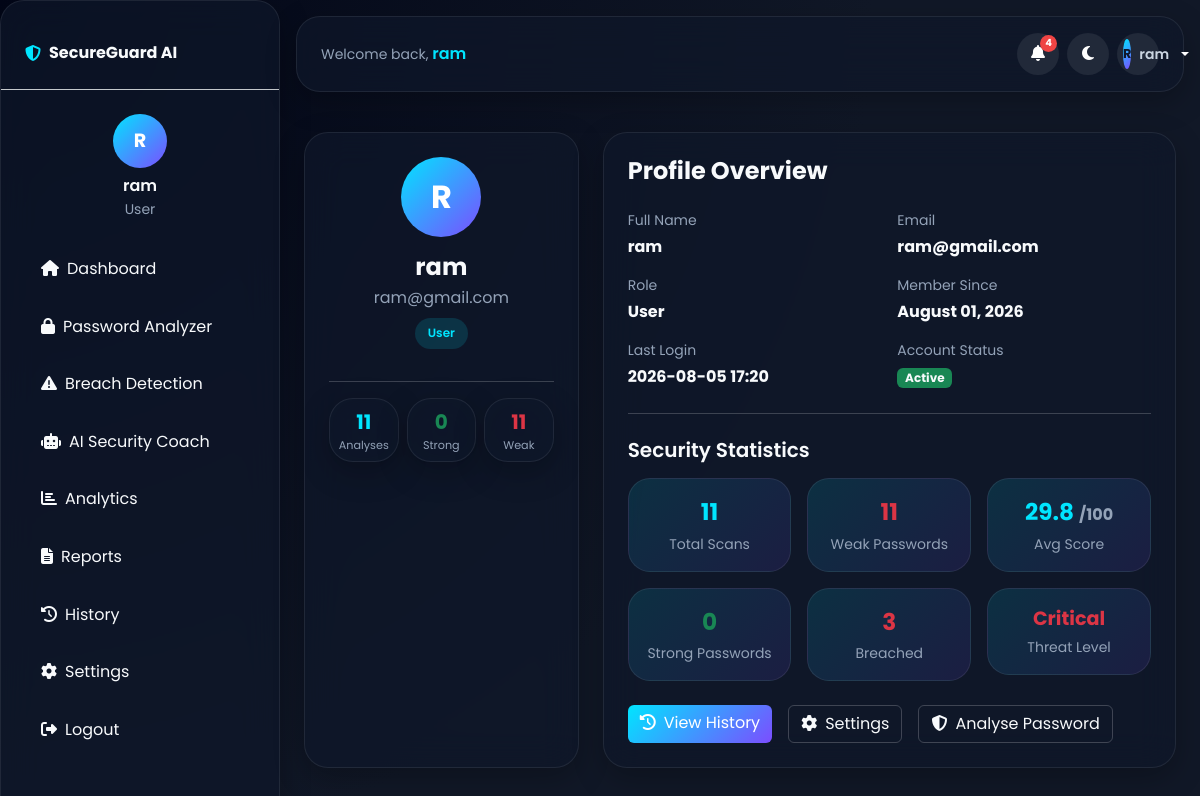
/profile (signed in), run on the app's committed database.
### models.py (models this page shows, shortened)
class User(db.Model, UserMixin):
    __tablename__ = "users"
    id = db.Column(db.Integer, primary_key=True)
    full_name = db.Column(db.String(80), nullable=False)
    email = db.Column(db.String(120), unique=True, nullable=False)
    password_hash = db.Column(db.String(255), nullable=False)
    avatar = db.Column(db.String(255), default="")
    role = db.Column(db.String(40), default="user")
    created_at = db.Column(db.DateTime, default=datetime.utcnow, nullable=False)
    last_login = db.Column(db.DateTime, default=None)
    is_active = db.Column(db.Boolean, default=True, nullable=False)
    analyses = db.relationship(
        "PasswordAnalysis", backref="user", lazy="dynamic", cascade="all, delete-orphan"
    )

### auth.py (the view)
@auth_bp.route("/profile", methods=["GET", "POST"])
@login_required
def profile():
    uid = current_user.id
    form = ProfileForm()
    form.name.data = current_user.full_name
    form.email.data = current_user.email
    form.avatar.data = current_user.avatar or "icons/cyber-shield.svg"
    stats = get_card_stats(uid)
    notif_count = get_unread_notification_count(uid)
    return render_template(
        "profile.html",
        form=form,
        stats=stats,
        notif_count=notif_count,
    )

### templates/profile.html (shortened to what this page needs)
{% extends "base.html" %}
{% block content %}
<div class="container-fluid px-4 py-4" data-aos="fade-up">
  <div class="row g-4">
    <div class="col-lg-4">
      <div class="glass-card p-4 text-center h-100">
        <div class="avatar-circle mx-auto mb-3" style="font-size:2rem;width:80px;height:80px;">
          {{ current_user.full_name[0].upper() if current_user.full_name else 'U' }}
        </div>
        <h4 class="fw-bold mb-1">{{ current_user.full_name }}</h4>
        <p class="text-muted mb-2">{{ current_user.email }}</p>
        <span class="badge-soft text-capitalize mb-3 d-inline-block">
          {{ current_user.role }}
        </span>
        <hr class="border-secondary-subtle my-3" />
        <div class="row g-2 text-center">
          <div class="col-4">
            <div class="glass-card p-2">
              <div class="fw-bold text-accent fs-5">{{ stats.total }}</div>
              <div class="text-muted" style="font-size:0.7rem;">Analyses</div>
            </div>
          </div>
          <div class="col-4">
            <div class="glass-card p-2">
              <div class="fw-bold text-success fs-5">{{ stats.strong }}</div>
              <div class="text-muted" style="font-size:0.7rem;">Strong</div>
            </div>
          </div>
          <div class="col-4">
            <div class="glass-card p-2">
              <div class="fw-bold {{ 'text-danger' if stats.weak > 0 else 'text-muted' }} fs-5">
                {{ stats.weak }}
              </div>
              <div class="text-muted" style="font-size:0.7rem;">Weak</div>
            </div>
          </div>
        </div>
      </div>
    </div>
    <div class="col-lg-8">
      <div class="glass-card p-4">
        <h4 class="fw-bold mb-4">Profile Overview</h4>
        <div class="row g-3 mb-4">
          <div class="col-md-6">
            <p class="text-muted small mb-1">Full Name</p>
            <strong>{{ current_user.full_name }}</strong>
          </div>
          <div class="col-md-6">
            <p class="text-muted small mb-1">Email</p>
            <strong>{{ current_user.email }}</strong>
          </div>
          <div class="col-md-6">
            <p class="text-muted small mb-1">Role</p>
            <strong class="text-capitalize">{{ current_user.role }}</strong>
          </div>
          <div class="col-md-6">
            <p class="text-muted small mb-1">Member Since</p>
            <strong>{{ current_user.created_at.strftime('%B %d, %Y') }}</strong>
          </div>
          <div class="col-md-6">
            <p class="text-muted small mb-1">Last Login</p>
            <strong>
              {{ current_user.last_login.strftime('%Y-%m-%d %H:%M') if current_user.last_login else 'No record' }}
            </strong>
          </div>
          <div class="col-md-6">
            <p class="text-muted small mb-1">Account Status</p>
            <span class="badge {{ 'bg-success' if current_user.is_active else 'bg-danger' }}">
              {{ 'Active' if current_user.is_active else 'Inactive' }}
            </span>
          </div>
        </div>
        <hr class="border-secondary-subtle my-4" />
        <h5 class="fw-semibold mb-3">Security Statistics</h5>
        <div class="row g-3">
          <div class="col-md-4">
            <div class="metric-card text-center p-3">
              <div class="metric-value">{{ stats.total }}</div>
              <div class="text-muted small mt-1">Total Scans</div>
            </div>
          </div>
          <div class="col-md-4">
            <div class="metric-card text-center p-3">
              <div class="metric-value {{ 'text-danger' if stats.weak > 0 else 'text-success' }}">
                {{ stats.weak }}
              </div>
              <div class="text-muted small mt-1">Weak Passwords</div>
            </div>
          </div>
          <div class="col-md-4">
            <div class="metric-card text-center p-3">
              <div class="metric-value text-accent">
                {{ stats.avg_score if stats.total > 0 else '—' }}
                {% if stats.total > 0 %}<span class="text-muted fs-6">/100</span>{% endif %}
              </div>
              <div class="text-muted small mt-1">Avg Score</div>
            </div>
          </div>
          <div class="col-md-4">
            <div class="metric-card text-center p-3">
              <div class="metric-value text-success">{{ stats.strong }}</div>
              <div class="text-muted small mt-1">Strong Passwords</div>
            </div>
          </div>
          <div class="col-md-4">
            <div class="metric-card text-center p-3">
              <div class="metric-value {{ 'text-danger' if stats.breached > 0 else 'text-muted' }}">
                {{ stats.breached }}
              </div>
              <div class="text-muted small mt-1">Breached</div>
            </div>
          </div>
          <div class="col-md-4">
            <div class="metric-card text-center p-3">
              <div class="metric-value
                {% if stats.threat_level == 'Critical' %}text-danger
                {% elif stats.threat_level == 'High' %}text-warning
                {% elif stats.threat_level == 'Medium' %}text-info
                {% else %}text-success{% endif %}"
                style="font-size:1.2rem;">
                {{ stats.threat_level }}
              </div>
              <div class="text-muted small mt-1">Threat Level</div>
            </div>
          </div>
        </div>
        <div class="d-flex gap-3 mt-4 flex-wrap">
          <a href="{{ url_for('auth.history') }}" class="btn btn-accent">
            <i class="fas fa-history me-2"></i>View History
          </a>
          <a href="{{ url_for('auth.settings') }}" class="btn btn-outline-light">
            <i class="fas fa-cog me-2"></i>Settings
          </a>
          <a href="{{ url_for('auth.analyzer') }}" class="btn btn-outline-light">
            <i class="fas fa-shield-halved me-2"></i>Analyse Password
          </a>
        </div>
      </div>
    </div>
  </div>
</div>
{% endblock %}

### templates/base.html (shortened to what this page needs)
<!DOCTYPE html>
<html lang="en">
<head>
  <link href="https://cdn.jsdelivr.net/npm/bootstrap@5.3.3/dist/css/bootstrap.min.css" rel="stylesheet" />
  <link href="https://cdnjs.cloudflare.com/ajax/libs/font-awesome/6.5.2/css/all.min.css" rel="stylesheet" />
  <link href="https://cdn.jsdelivr.net/npm/bootstrap-icons@1.11.2/font/bootstrap-icons.css" rel="stylesheet" />
  <link href="https://cdnjs.cloudflare.com/ajax/libs/animate.css/4.1.1/animate.min.css" rel="stylesheet" />
  <link href="https://unpkg.com/aos@2.3.1/dist/aos.css" rel="stylesheet" />
  <link rel="stylesheet" href="{{ url_for('static', filename='css/style.css') }}" />
</head>
<body class="dark-theme">
  {% set authenticated = current_user.is_authenticated %}
  {% if authenticated %}
  <div class="app-shell">
    <aside class="sidebar glass-card" id="sidebarPanel">
      <div class="p-4 border-bottom border-secondary-subtle">
        <a class="navbar-brand fw-bold d-flex align-items-center" href="{{ url_for('auth.dashboard') }}">
          <i class="fa-solid fa-shield-halved me-2 text-accent"></i>
          <span>SecureGuard AI</span>
        </a>
      </div>
      <div class="p-4">
        <div class="profile-card mb-4">
          <div class="avatar-circle mb-2">
            {{ current_user.full_name[0].upper() if current_user.full_name else 'U' }}
          </div>
          <h6 class="mb-1">{{ current_user.full_name }}</h6>
          <p class="text-muted small mb-0">{{ current_user.role.title() }}</p>
        </div>
        <ul class="nav flex-column gap-2">
          <li><a class="sidebar-link{% if request.endpoint == 'auth.dashboard' %} active{% endif %}" href="{{ url_for('auth.dashboard') }}"><i class="fas fa-home me-2"></i>Dashboard</a></li>
          <li><a class="sidebar-link{% if request.endpoint == 'auth.analyzer' %} active{% endif %}" href="{{ url_for('auth.analyzer') }}"><i class="fas fa-lock me-2"></i>Password Analyzer</a></li>
          <li><a class="sidebar-link" href="#"><i class="fas fa-exclamation-triangle me-2"></i>Breach Detection</a></li>
          <li><a class="sidebar-link" href="#"><i class="fas fa-robot me-2"></i>AI Security Coach</a></li>
          <li><a class="sidebar-link{% if request.endpoint == 'auth.analytics' %} active{% endif %}" href="{{ url_for('auth.analytics') }}"><i class="fas fa-chart-bar me-2"></i>Analytics</a></li>
          <li><a class="sidebar-link{% if request.endpoint == 'auth.reports' %} active{% endif %}" href="{{ url_for('auth.reports') }}"><i class="fas fa-file-alt me-2"></i>Reports</a></li>
          <li><a class="sidebar-link{% if request.endpoint == 'auth.history' %} active{% endif %}" href="{{ url_for('auth.history') }}"><i class="fas fa-history me-2"></i>History</a></li>
          <li><a class="sidebar-link{% if request.endpoint == 'auth.settings' %} active{% endif %}" href="{{ url_for('auth.settings') }}"><i class="fas fa-cog me-2"></i>Settings</a></li>
          <li><a class="sidebar-link" href="{{ url_for('auth.logout') }}"><i class="fas fa-sign-out-alt me-2"></i>Logout</a></li>
        </ul>
      </div>
    </aside>
    <div class="main-panel">
      <nav class="topbar glass-card">
        <div class="d-flex justify-content-between align-items-center w-100">
          <div class="d-flex align-items-center gap-3">
            <div class="d-none d-md-block">
              <span class="text-muted small">Welcome back, </span>
              <span class="fw-semibold text-accent">{{ current_user.full_name }}</span>
            </div>
          </div>
          <div class="d-flex align-items-center gap-2">
            <div class="dropdown">
              <button class="icon-btn position-relative"
                      type="button"
                      id="notifDropdown"
                      data-bs-toggle="dropdown"
                      aria-expanded="false"
                      aria-label="Notifications">
                <i class="fa-solid fa-bell"></i>
                {% set _cnt = notif_count | default(0) %}
                {% if _cnt > 0 %}
                <span class="notif-badge">{{ _cnt }}</span>
                {% endif %}
              </button>
                {% set notifs = notifications | default([]) %}
            </div>
            <button class="icon-btn" type="button" data-theme-toggle aria-label="Toggle theme">
              <i class="fa-solid fa-moon"></i>
            </button>
            <div class="dropdown">
              <button class="icon-btn dropdown-toggle d-flex align-items-center gap-2"
                      type="button"
                      data-bs-toggle="dropdown"
                      aria-expanded="false">
                <span class="topbar-avatar">
                  {{ current_user.full_name[0].upper() if current_user.full_name else 'U' }}
                </span>
                <span class="d-none d-md-inline small fw-semibold">
                  {{ current_user.full_name.split()[0] }}
                </span>
              </button>
            </div>
          </div>
        </div>
      </nav>
      <main class="content-area">
  {% endif %}
    {% block content %}{% endblock %}
  </main>
  {% if authenticated %}
    </div>
  </div>
  {% endif %}
</body>
</html>

### data on the page
User: full_name "R", full_name "ram", role "User", email "ram@gmail.com", created_at "August 01, 2026", last_login "2026-08-05 17:20", is_active "Active"

### other printed values
{{ _cnt }} "4"
{{ stats.total }} "11"
{{ stats.strong }} "0"
{{ stats.weak }} "11"
{{ stats.avg_score if stats.total > 0 else '—' }} "29.8"
{{ stats.breached }} "3"
{{ stats.threat_level }} "Critical"
